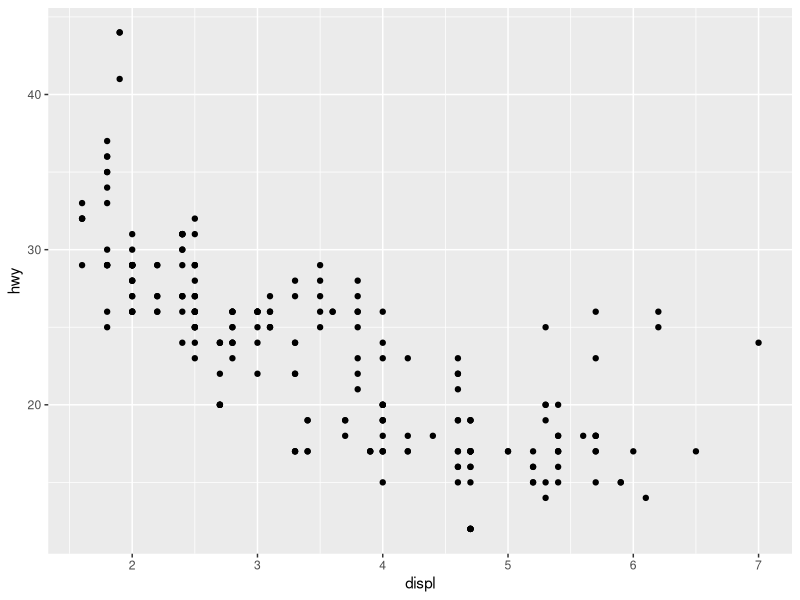
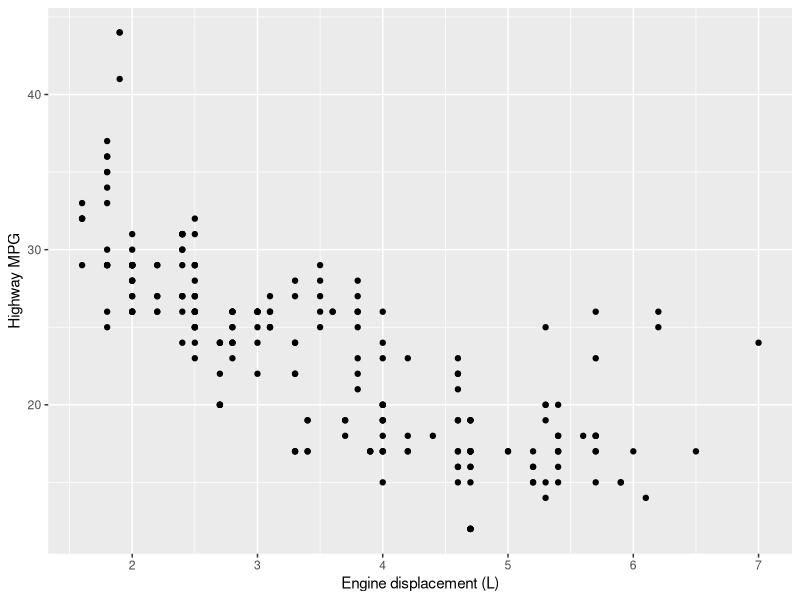
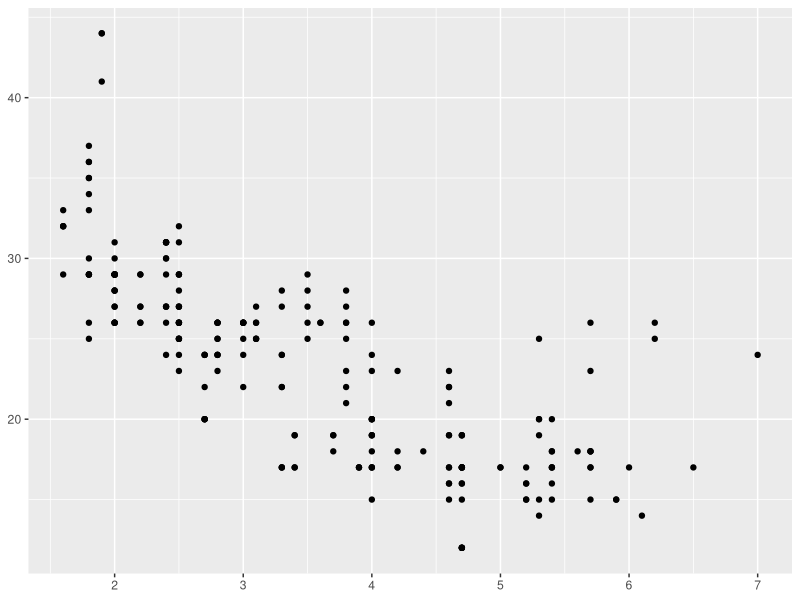
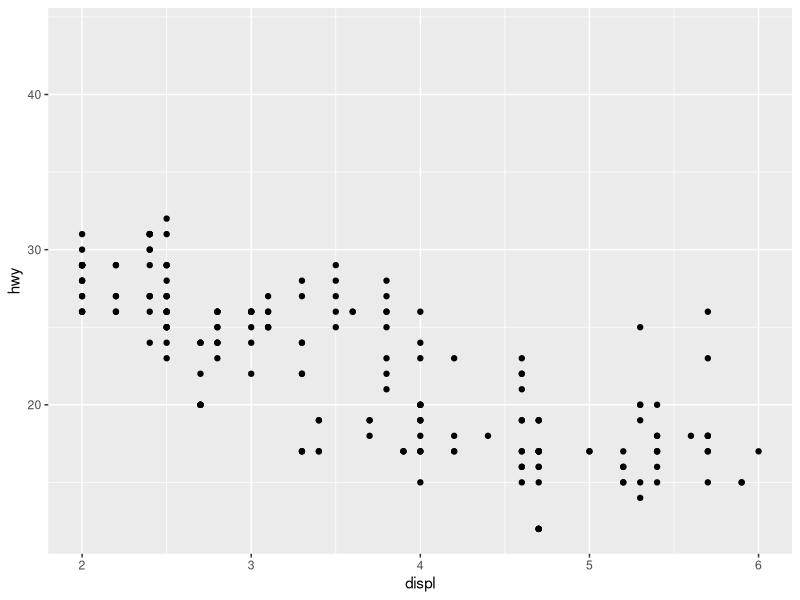
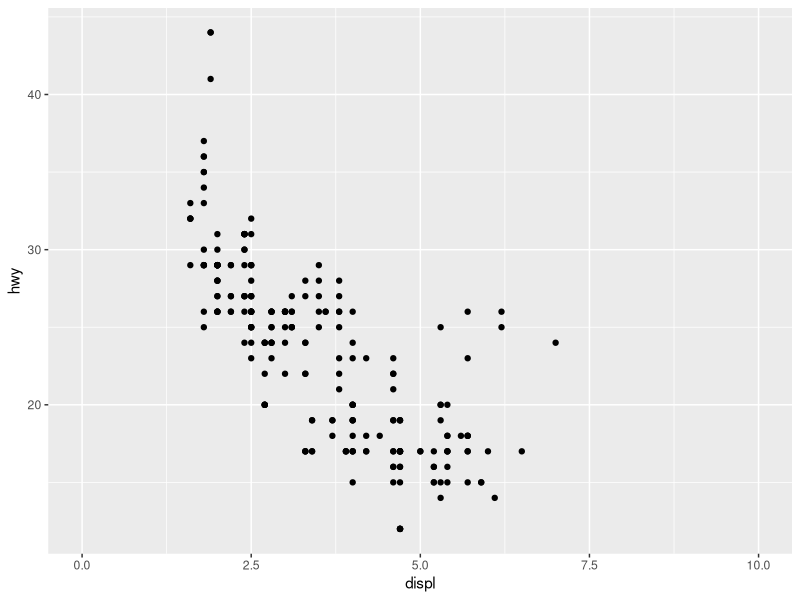
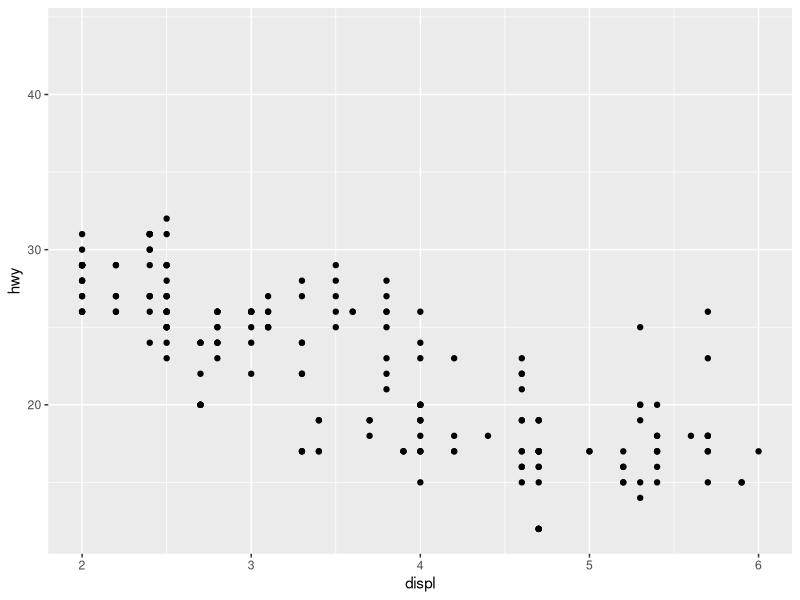
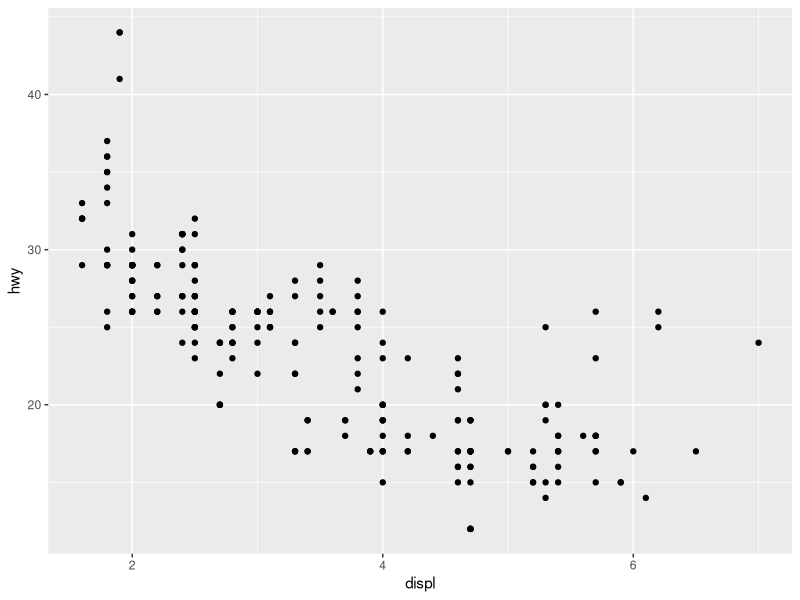
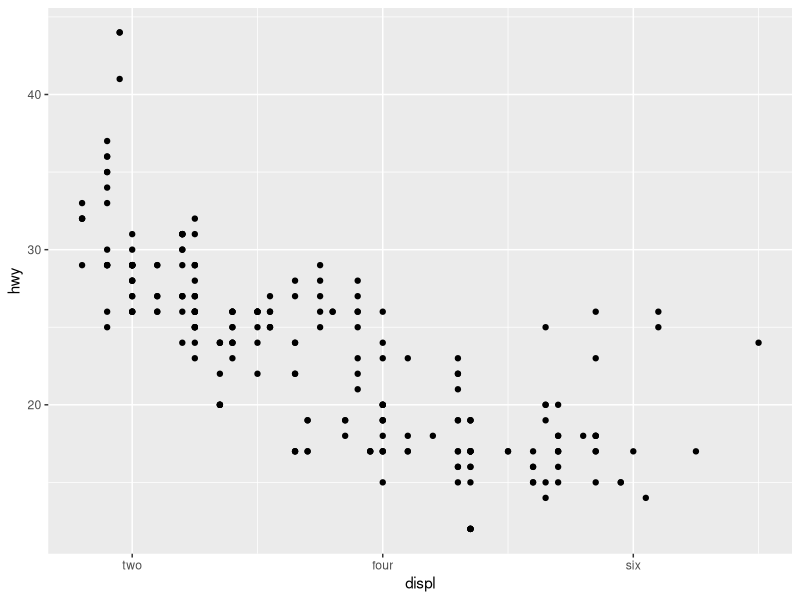

Generate these figures, in order, with R:
# r2py crawler metadata
# package: ggplot2
# source_type: rd_example
# topic: scale_continuous.Rd
# source_file: C:\Users\bened\AppData\Local\R\win-library\4.5\ggplot2\help
# lines: 53

suppressPackageStartupMessages(library(ggplot2))
p1 <- ggplot(mpg, aes(displ, hwy)) +
  geom_point()
p1

# Manipulating the default position scales lets you:
#  * change the axis labels
p1 +
  scale_x_continuous("Engine displacement (L)") +
  scale_y_continuous("Highway MPG")

# You can also use the short-cut labs().
# Use NULL to suppress axis labels
p1 + labs(x = NULL, y = NULL)

#  * modify the axis limits
p1 + scale_x_continuous(limits = c(2, 6))
p1 + scale_x_continuous(limits = c(0, 10))

# you can also use the short hand functions `xlim()` and `ylim()`
p1 + xlim(2, 6)

#  * choose where the ticks appear
p1 + scale_x_continuous(breaks = c(2, 4, 6))

#  * choose your own labels
p1 + scale_x_continuous(
  breaks = c(2, 4, 6),
  label = c("two", "four", "six")
)

# Typically you'll pass a function to the `labels` argument.
# Some common formats are built into the scales package:
set.seed(1)
df <- data.frame(
  x = rnorm(10) * 100000,
  y = seq(0, 1, length.out = 10)
)
p2 <- ggplot(df, aes(x, y)) + geom_point()
p2 + scale_y_continuous(labels = scales::label_percent())
p2 + scale_y_continuous(labels = scales::label_dollar())
p2 + scale_x_continuous(labels = scales::label_comma())

# You can also override the default linear mapping by using a
# transformation. There are three shortcuts:
p1 + scale_y_log10()
p1 + scale_y_sqrt()
p1 + scale_y_reverse()

# Or you can supply a transformation in the `trans` argument:
p1 + scale_y_continuous(transform = scales::transform_reciprocal())

# You can also create your own. See ?scales::new_transform
